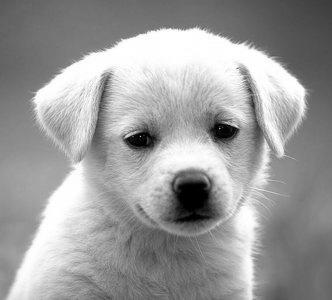
#> input picture Assignment 1/dog.jpg, 332 x 300 px
$ python q2_convolution.py
#> lines starting #> are read from the running program, lines starting #| are printed output that depends on the picture
### Assignment 1/utils.py
#Layyana Junaid 23k-0056
import numpy as np
from PIL import Image

def load_grayscale(path: str) -> np.ndarray:
    """Load image as grayscale float32 array in range [0,255]."""
#> called with path = 'dog.jpg'
    img = Image.open(path).convert("L")
    return np.array(img, dtype=np.float32)

def save_grayscale(arr: np.ndarray, path: str):
    """Save grayscale image array (float/any) safely."""
    out = np.clip(arr, 0, 255).astype(np.uint8)
    Image.fromarray(out, mode="L").save(path)

def pad_zeros(img: np.ndarray, pad_h: int, pad_w: int) -> np.ndarray:
    """Zero-pad image on all sides."""
#> called with pad_h = 1, pad_w = 1
    return np.pad(img, ((pad_h, pad_h), (pad_w, pad_w)), mode="constant", constant_values=0)
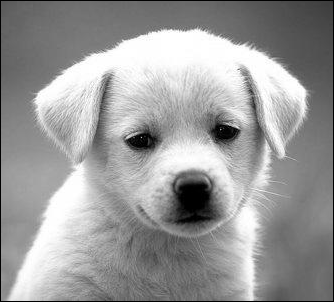
#> returned value: shape (302, 334) float32; min 0, max 255, mean 153.8

def conv2d(img: np.ndarray, kernel: np.ndarray) -> np.ndarray:
    kh, kw = kernel.shape
    pad_h, pad_w = kh // 2, kw // 2

    k_flip = np.flipud(np.fliplr(kernel)).astype(np.float32)

    padded = pad_zeros(img, pad_h, pad_w)
    H, W = img.shape
#> H = 300; W = 332
    out = np.zeros((H, W), dtype=np.float32)

    for i in range(H):
        for j in range(W):
            region = padded[i:i+kh, j:j+kw]
            out[i, j] = np.sum(region * k_flip)
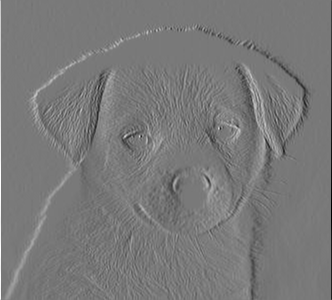
#> out: shape (300, 332) float32; min -556, max 612, mean -0.3; drawn with min black and max white

    return out

# [8 lines left out: function gaussian_kernel, not called in this run]

### Assignment 1/q2_convolution.py
#Layyana Junaid 23k-0056
import numpy as np
from utils import load_grayscale, save_grayscale, conv2d

def main():
    dog = load_grayscale("dog.jpg")

    kernel = np.array([[ 1, 0,-1],
                       [ 2, 0,-2],
                       [ 1, 0,-1]], dtype=np.float32)

    conv = conv2d(dog, kernel)

    # Rescale for viewing (edges can be negative)
    conv_view = (conv - conv.min()) / (conv.max() - conv.min() + 1e-8) * 255.0
    save_grayscale(conv_view, "dog_convolved_edges.png")
    print("Saved: dog_convolved_edges.png")

if __name__ == "__main__":
    main()
